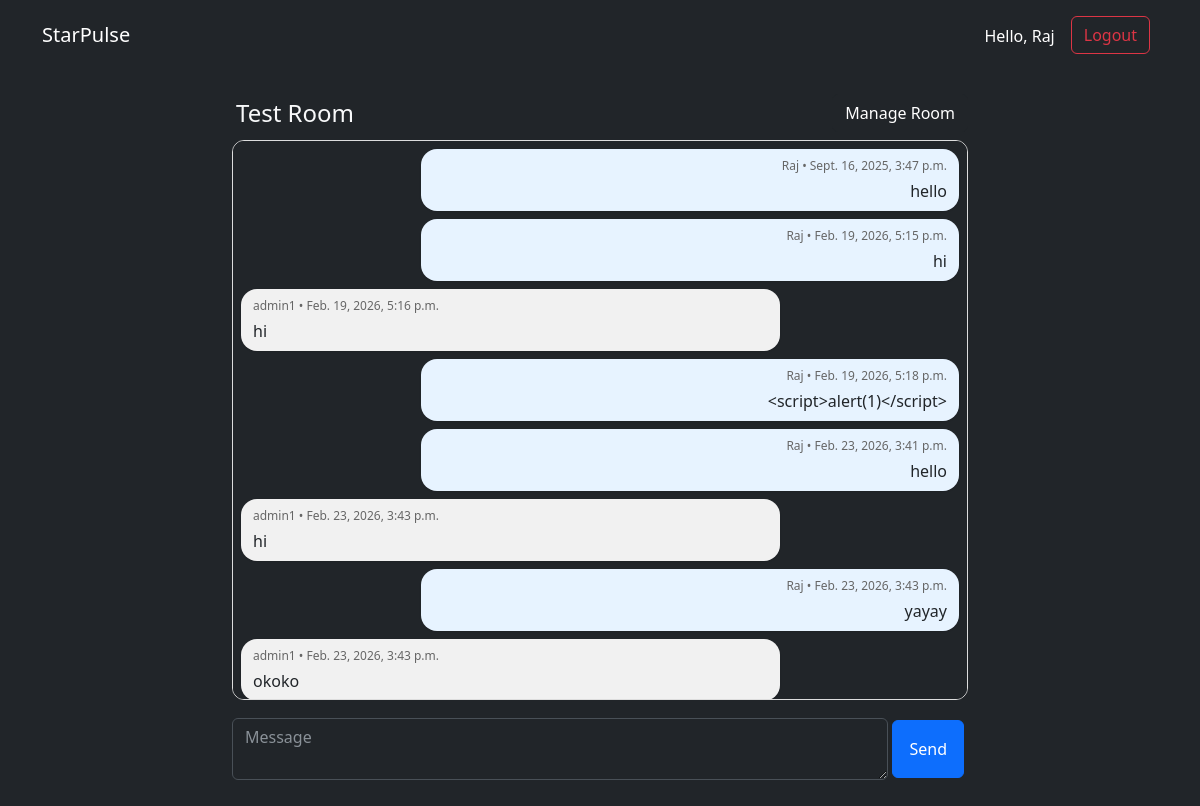
/rooms/test-room/ (signed in), run on an earlier commit of the app's database.
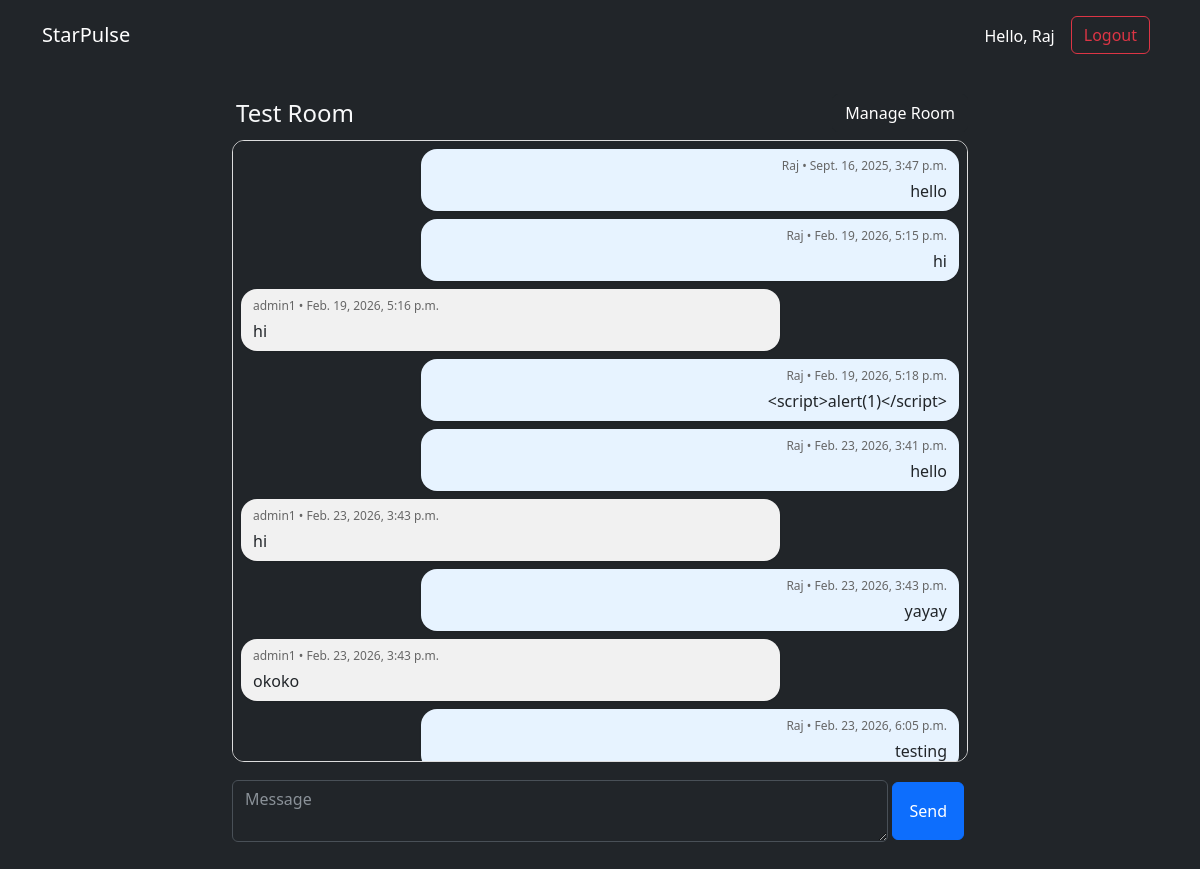
And on a later commit of the database.
### chat/models.py (models this page shows, shortened)
class Message(models.Model):
    user = models.ForeignKey(User, on_delete=models.CASCADE, related_name='messages')
    room = models.ForeignKey(Room, on_delete=models.CASCADE, related_name='messages')
    content = models.TextField()
    created_at = models.DateTimeField(auto_now_add=True)
    class Meta:
        ordering = ['created_at'] # oldest to newest

### chat/views.py (the view)
# urls.py: path('rooms/<slug:slug>/', views.room_view, name='room'),
@login_required
def room_view(request, slug):
    room = get_object_or_404(Room, slug=slug)
    if request.user != room.creator and request.user not in room.members.all():
        return redirect('chat:room_list')
    form = MessageForm()
    messages = room.messages.select_related('user')
    return render(request, 'room.html', {
        'room': room,
        'messages': messages,
        'form': form,
    })

### chat/forms.py
class MessageForm(forms.ModelForm):
    content = forms.CharField(widget=forms.Textarea
                              (attrs={'rows':2, 'placeholder': 'Message', 'class': 'form-control w-100'})
                              ,max_length=2000)
    class Meta:
        model = Message
        fields = ('content',)

### chat/templates/room.html (shortened to what this page needs)
{% extends 'base.html' %}
{% block content %}
<div class="row">
  <div class="col-md-8 offset-md-2">
    <div class="d-flex justify-content-between align-items-center mb-2">
      <h4 class="m-1 text-light bg-dark ">{{ room.name }}</h4>
    {% if user == room.creator %}
    <a href="{% url 'chat:members_view' room.slug %}" class="btn btn-dark">
      Manage Room
    </a>
    {% elif user in room.members.all %}
    <a href="{% url 'chat:members_view' room.slug %}" class="btn btn-dark">
      View Members
    </a>
    {% endif %}
    </div>
    <div id="messages" class="messages mb-3 bg-dark">
      {% for m in messages %}
        <div class="msg {% if m.user == user %}me{% else %}them{% endif %} text-dark" data-id="{{ m.id }}">
          <small class="text-muted-dark">{{ m.user.username }} • {{ m.created_at }}</small>
          <div class="text-dark">{{ m.content|linebreaksbr }}</div>
        </div>
      {% empty %}
        <p class="text-muted">No messages yet</p>
      {% endfor %}
    </div>
    <form class="d-flex justify-content-between align-items-center" id="message-form">
      {{ form.content }}
      <button type="submit" class="btn btn-primary m-1 p-3">Send</button>
    </form>
  </div>
</div>
{% endblock %}

What changed in the data, as far as the page shows it:
added Message: user.username "Raj", created_at "Feb. 23, 2026, 6:05 p.m.", content "testing"
